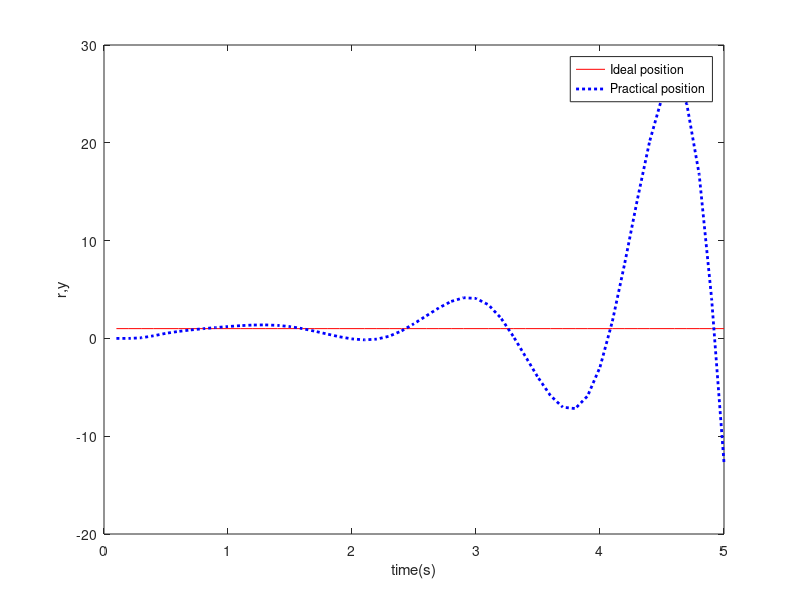
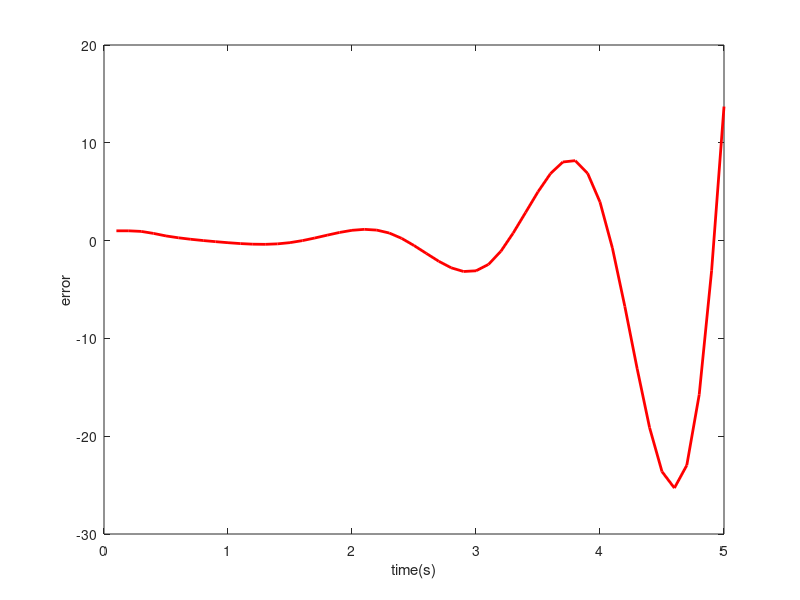

Write MATLAB code to recreate these figures, in order.

% Experto
% clear all;
close all;
ts=0.1;
sys = tf(3000,[1,150,1000,500]); %Planta
dsys=c2d(sys,ts,'z');
[num,den]=tfdata(dsys,'v');
u_1=0;u_2=0;u_3=0;u_4=0;
y_1=0;y_2=0;y_3=0;
ei=0;
error_1=0;error_2=0;derror_1=0;

kp = 0.5;
ki = 0.2;
kd = 0.05;

k1 = 1.95;
k2 = 0.45;
M1_1 = 0.8;
M1_2 = 0.6;
M1_3 = 0.4;
M1_4 = 0.01;
M2 = 0.08;
epsilon = 0.001;

sz = 50; %número de iteraciones
time = zeros(1,sz);
yd = zeros(1,sz);
y = zeros(1,sz);
error = zeros(1,sz);
derror = zeros(1,sz);
u = zeros(1,sz);

for k=1:1:sz
    time(k)=k*ts;
    yd(k)=1.0;
    % Linear model
    y(k) = -den(2)*y_1 - den(3)*y_2 - den(4)*y_3 + num(1)*u_1 + num(2)*u_2 + num(3)*u_3 + num(4)*u_4;
    error(k)=yd(k)-y(k); % Calculating P
    derror(k)=error(k)-error_1; % Calculating D
    ei=ei+error(k)*ts; % Calculating I
    u(k)=kp*error(k) + (kd*derror(k))/ts + ki*ei; %tradicional
    
    % Expert control rule
    % Rule1:Unclosed control rule
    if abs(error(k)) > M1_1
        u(k) = 0.5;
    elseif abs(error(k)) > M1_2
        u(k) = 0.3;
    elseif abs(error(k)) > M1_3
        u(k) = 0.1;
    elseif abs(error(k)) > M1_4
        u(k) = 0.1;
    end

    % Rule 2
    if error(k)*derror(k)>0 || derror(k)==0
        if abs(error(k)) >= M2
            %control fuerte
            %u(k) = u_1 + k1*(kp*(error(k)-error_1) + ki*error(k) + kd*(error(k)-2*error_1+error_2));
            u(k) = u_1 + 1.6*kp*error(k);
        else
            %control débil
            %u(k) = u_1 + kp*(error(k)-error_1) + ki*error(k) + kd*(error(k)-2*error_1+error_2);
            u(k) = u_1 + 0.35*kp*error(k);
        end
    end

    % Rule 3
    if (error(k)*derror(k)<0 && derror(k)*derror_1>0) || (error(k)==0)
        %u(k) = 1.65*u(k);
        u(k) = u_1;
    end

    % Rule 4
    if error(k)*derror(k)<0 && derror(k)*derror_1<0
        if abs(error(k)) >= M2
            u(k)=u_1 + k1*kp*error(k);
        else
            u(k)=u_1 + k2*kp*error(k);
        end
    end

    % Rule5:Integration separation PI control
    if (abs(error(k)) <= epsilon)
        u(k)=0.4*error(k)+0.01*ei;
    end

    u_4=u_3;u_3=u_2;u_2=u_1;u_1=u(k);
    y_3=y_2;y_2=y_1;y_1=y(k);
    error_2=error_1;error_1=error(k);
    derror_1=derror(k);
end


figure(1);
plot(time,yd,'r',time,y,'b:','linewidth',2);
xlabel('time(s)');ylabel('r,y');
legend('Ideal position','Practical position');
figure(2);
plot(time,yd-y,'r','linewidth',2);
xlabel('time(s)');ylabel('error');

